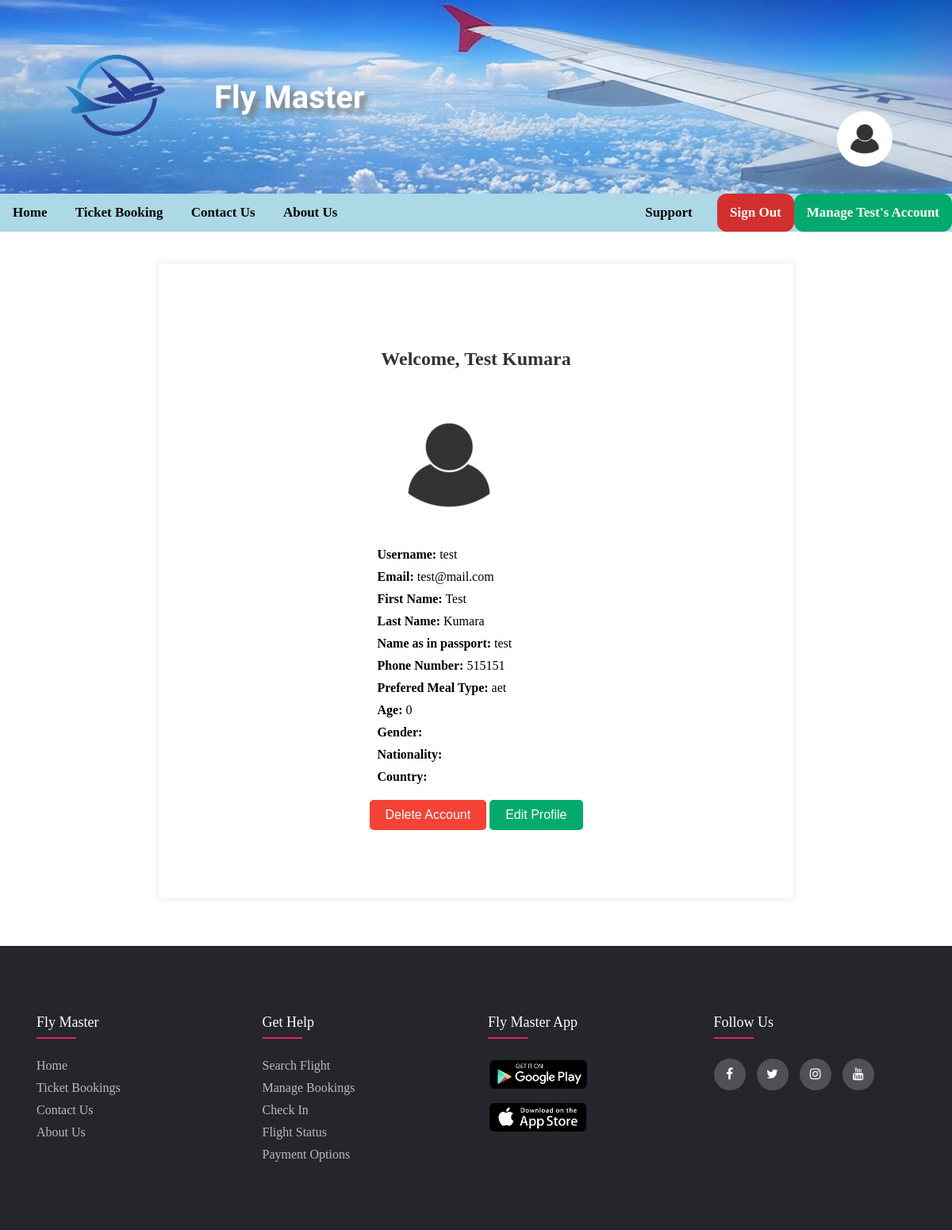
/account.php (signed in), run on the app's committed database.
### tables this page shows
CREATE TABLE `users` (
  `uid` int(6) NOT NULL,
  `fname` varchar(16) NOT NULL,
  `lname` varchar(16) NOT NULL,
  `email` varchar(128) NOT NULL,
  `uname` varchar(16) NOT NULL,
  `password` varchar(256) NOT NULL,
  `pic` blob NOT NULL,
  `tel` int(10) NOT NULL,
  `meal` varchar(50) NOT NULL,
  `name` varchar(50) NOT NULL,
  `age` int(3) NOT NULL,
  `gender` varchar(10) NOT NULL,
  `nation` varchar(10) NOT NULL,
  `country` varchar(10) NOT NULL
);

### account.php (the view, shortened to what this page needs)
<?php
include_once 'import/header.php';
if (isset($_SESSION["fname"]) && isset($_SESSION["lname"]) && isset($_SESSION["username"]) && isset($_SESSION["email"])) {
    $fname = $_SESSION["fname"];
    $lname = $_SESSION["lname"];
    $uname = $_SESSION["username"];
    $email = $_SESSION["email"];
    include_once 'includes/dbh.inc.php';
    $sql = "SELECT * FROM users WHERE uname = '$uname'";
    $result = mysqli_query($conn, $sql);
    if ($result) {
        $userData = mysqli_fetch_assoc($result);
        $tel = $userData["tel"];
        $meal = $userData["meal"];
        $name = $userData["name"];
        $age = $userData["age"];
        $gender = $userData["gender"];
        $nation = $userData["nation"];
        $country = $userData["country"];
    } else {
        echo "Error: " . mysqli_error($conn);
    }
?>
<div class="manage-account-container" style="display: flex; justify-content: center; align-items: center; height: 100vh;">
    <div class="account-form">
    <h2>Welcome, <?php echo $fname . ' ' . $lname; ?></h2>
    <img src="images/profile.jpg" alt="Profile">
    <p><b>Username:</b> <?php echo $uname; ?></p>
    <p><b>Email:</b> <?php echo $email; ?></p>
    <p><b>First Name:</b> <?php echo $fname; ?></p>
    <p><b>Last Name:</b> <?php echo $lname; ?></p>
    <p><b>Name as in passport:</b> <?php echo $name; ?></p>
    <p><b>Phone Number:</b> <?php echo $tel; ?></p>
    <p><b>Prefered Meal Type:</b> <?php echo $meal; ?></p>
    <p><b>Age:</b> <?php echo $age; ?></p>
    <p><b>Gender:</b> <?php echo $gender; ?></p>
    <p><b>Nationality:</b> <?php echo $nation; ?></p>
    <p><b>Country:</b> <?php echo $country; ?></p>
    <button type="button" id="delete-account-button" onclick="deleteAccount()">Delete Account</button>
    <button class="form-button" type="submit" onclick="redirectToProfile()">Edit Profile</button>
    </div>
</div>
<?php
} else {
    echo '<div class="manage-account-container">';
    echo '<p>You are not logged in. Please <a href="login.php">log in</a> or <a href="signup.php">sign up</a>.</p>';
    echo '</div>';
}
?>
<?php
include_once 'import/footer.php';
?>

### css/styles.css (style rules this page uses)
* { margin: 0; padding: 0; }
* { margin:0; padding:0; box-sizing: border-box; }

### css/aboutus.css (style rules this page uses)
h2 { font-size: 20px; text-align: center; margin-bottom: 20px; margin-top: 20px; }
p { font-size: 16px; text-align: justify; margin-left: 10px; margin-right: 10px; margin-bottom: 10px; }

### css/account.css (style rules this page uses)
.manage-account-container { max-width: 800px; margin: 0 auto; padding: 20px; background-color: #fff; box-shadow: 0 0 10px rgba(0, 0, 0, 0.1); }
.manage-account-container h2 { font-size: 24px; color: #333; margin-bottom: 20px; }
#delete-account-button { background-color: #f44336; color: #fff; border: none; padding: 10px 20px; border-radius: 5px; font-size: 16px; cursor: pointer; margin-top: 10px; transition: background-color 0.3s ease; }
.account-form button { background-color: #04AA6D; color: #fff; border: none; padding: 10px 20px; border-radius: 5px; font-size: 16px; cursor: pointer; margin-top: 10px; transition: background-color 0.3s ease; }

### data on the page
users: name "test", tel "515151", meal "aet", age "0"

### other printed values
$_SESSION["fname"] "Test"
$fname "Test"
$lname "Kumara"
$uname "test"
$email "test@mail.com"
